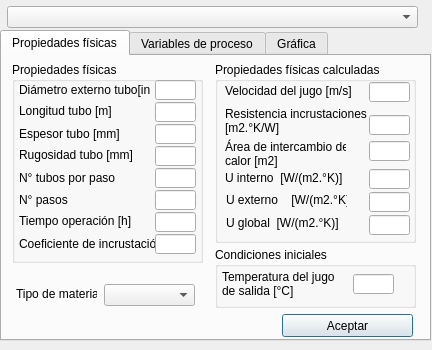
<?xml version="1.0" encoding="UTF-8"?>
<ui version="4.0">
 <class>Dialog</class>
 <widget class="QDialog" name="Dialog">
  <property name="geometry">
   <rect>
    <x>0</x>
    <y>0</y>
    <width>432</width>
    <height>350</height>
   </rect>
  </property>
  <property name="windowTitle">
   <string>Dialog</string>
  </property>
  <widget class="QTabWidget" name="tabWidget_Heater">
   <property name="geometry">
    <rect>
     <x>0</x>
     <y>30</y>
     <width>431</width>
     <height>311</height>
    </rect>
   </property>
   <property name="currentIndex">
    <number>0</number>
   </property>
   <widget class="QWidget" name="Heat_tab1">
    <attribute name="title">
     <string>Propiedades físicas</string>
    </attribute>
    <widget class="QGroupBox" name="Initial_conditions_GrBx">
     <property name="geometry">
      <rect>
       <x>213</x>
       <y>191</y>
       <width>201</width>
       <height>61</height>
      </rect>
     </property>
     <property name="title">
      <string>Condiciones iniciales</string>
     </property>
     <widget class="QLineEdit" name="Initial_Out_Temp">
      <property name="geometry">
       <rect>
        <x>138</x>
        <y>27</y>
        <width>41</width>
        <height>20</height>
       </rect>
      </property>
      <property name="readOnly">
       <bool>false</bool>
      </property>
     </widget>
     <widget class="QLabel" name="label_Initial_Out_Temp">
      <property name="geometry">
       <rect>
        <x>7</x>
        <y>21</y>
        <width>131</width>
        <height>31</height>
       </rect>
      </property>
      <property name="text">
       <string>Temperatura del jugo 
de salida [°C]</string>
      </property>
     </widget>
    </widget>
    <widget class="QComboBox" name="ComBox_Type_Material">
     <property name="geometry">
      <rect>
       <x>102</x>
       <y>228</y>
       <width>91</width>
       <height>22</height>
      </rect>
     </property>
    </widget>
    <widget class="QLabel" name="label_Type_Material">
     <property name="geometry">
      <rect>
       <x>14</x>
       <y>230</y>
       <width>81</width>
       <height>16</height>
      </rect>
     </property>
     <property name="text">
      <string>Tipo de material</string>
     </property>
    </widget>
    <widget class="QPushButton" name="OKButton_Heat">
     <property name="geometry">
      <rect>
       <x>280</x>
       <y>258</y>
       <width>131</width>
       <height>23</height>
      </rect>
     </property>
     <property name="text">
      <string>Aceptar</string>
     </property>
    </widget>
    <widget class="QGroupBox" name="Calculated_properties_GrBx">
     <property name="geometry">
      <rect>
       <x>213</x>
       <y>6</y>
       <width>201</width>
       <height>181</height>
      </rect>
     </property>
     <property name="title">
      <string>Propiedades físicas calculadas</string>
     </property>
     <widget class="QLabel" name="label_Juice_Velocity">
      <property name="geometry">
       <rect>
        <x>10</x>
        <y>21</y>
        <width>131</width>
        <height>16</height>
       </rect>
      </property>
      <property name="text">
       <string>Velocidad del jugo [m/s]</string>
      </property>
     </widget>
     <widget class="QLabel" name="label_Scalling_Resist">
      <property name="geometry">
       <rect>
        <x>10</x>
        <y>43</y>
        <width>151</width>
        <height>31</height>
       </rect>
      </property>
      <property name="text">
       <string>Resistencia incrustaciones 
[m2.°K/W]</string>
      </property>
     </widget>
     <widget class="QLabel" name="label_Outside_U">
      <property name="geometry">
       <rect>
        <x>10</x>
        <y>108</y>
        <width>121</width>
        <height>16</height>
       </rect>
      </property>
      <property name="text">
       <string>U interno  [W/(m2.°K)]</string>
      </property>
     </widget>
     <widget class="QLabel" name="label_Inside_U">
      <property name="geometry">
       <rect>
        <x>11</x>
        <y>130</y>
        <width>121</width>
        <height>16</height>
       </rect>
      </property>
      <property name="text">
       <string>U externo    [W/(m2.°K)]</string>
      </property>
     </widget>
     <widget class="QLineEdit" name="Scalling_Resist">
      <property name="geometry">
       <rect>
        <x>154</x>
        <y>53</y>
        <width>41</width>
        <height>20</height>
       </rect>
      </property>
      <property name="readOnly">
       <bool>true</bool>
      </property>
     </widget>
     <widget class="QLineEdit" name="Juice_Velocity">
      <property name="geometry">
       <rect>
        <x>154</x>
        <y>20</y>
        <width>41</width>
        <height>20</height>
       </rect>
      </property>
      <property name="readOnly">
       <bool>true</bool>
      </property>
     </widget>
     <widget class="QLineEdit" name="Inside_U">
      <property name="geometry">
       <rect>
        <x>154</x>
        <y>130</y>
        <width>41</width>
        <height>20</height>
       </rect>
      </property>
      <property name="readOnly">
       <bool>true</bool>
      </property>
     </widget>
     <widget class="QLineEdit" name="Outside_U">
      <property name="geometry">
       <rect>
        <x>154</x>
        <y>107</y>
        <width>41</width>
        <height>20</height>
       </rect>
      </property>
      <property name="readOnly">
       <bool>true</bool>
      </property>
     </widget>
     <widget class="QLabel" name="label_Overall_U">
      <property name="geometry">
       <rect>
        <x>11</x>
        <y>153</y>
        <width>121</width>
        <height>16</height>
       </rect>
      </property>
      <property name="text">
       <string>U global  [W/(m2.°K)]</string>
      </property>
     </widget>
     <widget class="QLineEdit" name="Overall_U">
      <property name="geometry">
       <rect>
        <x>154</x>
        <y>153</y>
        <width>41</width>
        <height>20</height>
       </rect>
      </property>
      <property name="readOnly">
       <bool>true</bool>
      </property>
     </widget>
     <widget class="QLabel" name="label_Heat_Area">
      <property name="geometry">
       <rect>
        <x>10</x>
        <y>76</y>
        <width>121</width>
        <height>31</height>
       </rect>
      </property>
      <property name="text">
       <string>Área de intercambio de 
calor [m2]</string>
      </property>
     </widget>
     <widget class="QLineEdit" name="Heat_Area">
      <property name="geometry">
       <rect>
        <x>154</x>
        <y>79</y>
        <width>41</width>
        <height>20</height>
       </rect>
      </property>
      <property name="readOnly">
       <bool>true</bool>
      </property>
     </widget>
    </widget>
    <widget class="QGroupBox" name="Physical_properties_GrBx">
     <property name="geometry">
      <rect>
       <x>10</x>
       <y>6</y>
       <width>191</width>
       <height>201</height>
      </rect>
     </property>
     <property name="title">
      <string>Propiedades físicas</string>
     </property>
     <widget class="QLabel" name="label_Ext_Pipe_Diameter">
      <property name="geometry">
       <rect>
        <x>7</x>
        <y>20</y>
        <width>131</width>
        <height>16</height>
       </rect>
      </property>
      <property name="text">
       <string>Diámetro externo tubo[in]</string>
      </property>
     </widget>
     <widget class="QLabel" name="label_Lenght_Pipe">
      <property name="geometry">
       <rect>
        <x>7</x>
        <y>41</y>
        <width>121</width>
        <height>16</height>
       </rect>
      </property>
      <property name="text">
       <string>Longitud tubo [m]</string>
      </property>
     </widget>
     <widget class="QLabel" name="label_Pipe_x_Step">
      <property name="geometry">
       <rect>
        <x>7</x>
        <y>108</y>
        <width>121</width>
        <height>16</height>
       </rect>
      </property>
      <property name="text">
       <string>N° tubos por paso</string>
      </property>
     </widget>
     <widget class="QLabel" name="label_N_steps">
      <property name="geometry">
       <rect>
        <x>7</x>
        <y>130</y>
        <width>121</width>
        <height>16</height>
       </rect>
      </property>
      <property name="text">
       <string>N° pasos</string>
      </property>
     </widget>
     <widget class="QLabel" name="label_Time_Op">
      <property name="geometry">
       <rect>
        <x>7</x>
        <y>151</y>
        <width>121</width>
        <height>16</height>
       </rect>
      </property>
      <property name="text">
       <string>Tiempo operación [h]</string>
      </property>
     </widget>
     <widget class="QLabel" name="label_Pipe_Rough">
      <property name="geometry">
       <rect>
        <x>7</x>
        <y>85</y>
        <width>121</width>
        <height>16</height>
       </rect>
      </property>
      <property name="text">
       <string>Rugosidad tubo [mm]</string>
      </property>
     </widget>
     <widget class="QLabel" name="label_Scalling_Coeff">
      <property name="geometry">
       <rect>
        <x>7</x>
        <y>166</y>
        <width>141</width>
        <height>31</height>
       </rect>
      </property>
      <property name="text">
       <string>Coeficiente de incrustación</string>
      </property>
      <property name="openExternalLinks">
       <bool>false</bool>
      </property>
     </widget>
     <widget class="QLabel" name="label_Pipe_Thickness">
      <property name="geometry">
       <rect>
        <x>7</x>
        <y>64</y>
        <width>121</width>
        <height>16</height>
       </rect>
      </property>
      <property name="text">
       <string>Espesor tubo [mm]</string>
      </property>
     </widget>
     <widget class="QLineEdit" name="Ext_Pipe_Diameter">
      <property name="geometry">
       <rect>
        <x>143</x>
        <y>18</y>
        <width>41</width>
        <height>20</height>
       </rect>
      </property>
     </widget>
     <widget class="QLineEdit" name="Lenght_Pipe">
      <property name="geometry">
       <rect>
        <x>143</x>
        <y>40</y>
        <width>41</width>
        <height>20</height>
       </rect>
      </property>
     </widget>
     <widget class="QLineEdit" name="Pipe_Thickness">
      <property name="geometry">
       <rect>
        <x>143</x>
        <y>62</y>
        <width>41</width>
        <height>20</height>
       </rect>
      </property>
     </widget>
     <widget class="QLineEdit" name="Pipe_Rough">
      <property name="geometry">
       <rect>
        <x>143</x>
        <y>84</y>
        <width>41</width>
        <height>20</height>
       </rect>
      </property>
     </widget>
     <widget class="QLineEdit" name="Time_Op">
      <property name="geometry">
       <rect>
        <x>143</x>
        <y>150</y>
        <width>41</width>
        <height>20</height>
       </rect>
      </property>
     </widget>
     <widget class="QLineEdit" name="N_steps">
      <property name="geometry">
       <rect>
        <x>143</x>
        <y>128</y>
        <width>41</width>
        <height>20</height>
       </rect>
      </property>
     </widget>
     <widget class="QLineEdit" name="Pipe_x_Step">
      <property name="geometry">
       <rect>
        <x>143</x>
        <y>106</y>
        <width>41</width>
        <height>20</height>
       </rect>
      </property>
     </widget>
     <widget class="QLineEdit" name="Scalling_Coeff">
      <property name="geometry">
       <rect>
        <x>143</x>
        <y>172</y>
        <width>41</width>
        <height>20</height>
       </rect>
      </property>
     </widget>
    </widget>
   </widget>
   <widget class="QWidget" name="Heat_tab_2">
    <attribute name="title">
     <string>Variables de proceso</string>
    </attribute>
    <widget class="QGroupBox" name="Output_fluid_GrBx">
     <property name="geometry">
      <rect>
       <x>230</x>
       <y>10</y>
       <width>191</width>
       <height>161</height>
      </rect>
     </property>
     <property name="title">
      <string>Fluido de salida</string>
     </property>
     <widget class="QLabel" name="label_OutFluid_Flow">
      <property name="geometry">
       <rect>
        <x>10</x>
        <y>21</y>
        <width>131</width>
        <height>16</height>
       </rect>
      </property>
      <property name="text">
       <string>Flujo másico [t/h]</string>
      </property>
     </widget>
     <widget class="QLabel" name="label_OutFluid_Temp">
      <property name="geometry">
       <rect>
        <x>10</x>
        <y>43</y>
        <width>121</width>
        <height>16</height>
       </rect>
      </property>
      <property name="text">
       <string>Temperatura [°C]</string>
      </property>
     </widget>
     <widget class="QLabel" name="label_OutFluid_Brix">
      <property name="geometry">
       <rect>
        <x>10</x>
        <y>66</y>
        <width>121</width>
        <height>16</height>
       </rect>
      </property>
      <property name="text">
       <string>Brix [kg/kg]</string>
      </property>
     </widget>
     <widget class="QLineEdit" name="OutFluid_Temp">
      <property name="geometry">
       <rect>
        <x>140</x>
        <y>42</y>
        <width>41</width>
        <height>20</height>
       </rect>
      </property>
      <property name="readOnly">
       <bool>true</bool>
      </property>
     </widget>
     <widget class="QLineEdit" name="OutFluid_Flow">
      <property name="geometry">
       <rect>
        <x>140</x>
        <y>20</y>
        <width>41</width>
        <height>20</height>
       </rect>
      </property>
      <property name="readOnly">
       <bool>true</bool>
      </property>
     </widget>
     <widget class="QLineEdit" name="OutFluid_Brix">
      <property name="geometry">
       <rect>
        <x>140</x>
        <y>64</y>
        <width>41</width>
        <height>20</height>
       </rect>
      </property>
      <property name="readOnly">
       <bool>true</bool>
      </property>
     </widget>
     <widget class="QLabel" name="label_OutFluid_Purity">
      <property name="geometry">
       <rect>
        <x>10</x>
        <y>109</y>
        <width>121</width>
        <height>16</height>
       </rect>
      </property>
      <property name="text">
       <string>Pureza [kg/kg]</string>
      </property>
     </widget>
     <widget class="QLineEdit" name="OutFluid_pH">
      <property name="geometry">
       <rect>
        <x>140</x>
        <y>129</y>
        <width>41</width>
        <height>20</height>
       </rect>
      </property>
      <property name="readOnly">
       <bool>true</bool>
      </property>
     </widget>
     <widget class="QLineEdit" name="OutFluid_InsolubleSolids">
      <property name="geometry">
       <rect>
        <x>140</x>
        <y>85</y>
        <width>41</width>
        <height>20</height>
       </rect>
      </property>
      <property name="readOnly">
       <bool>true</bool>
      </property>
     </widget>
     <widget class="QLineEdit" name="OutFluid_Purity">
      <property name="geometry">
       <rect>
        <x>140</x>
        <y>107</y>
        <width>41</width>
        <height>20</height>
       </rect>
      </property>
      <property name="readOnly">
       <bool>true</bool>
      </property>
     </widget>
     <widget class="QLabel" name="label_OutFluid_InsolubleSolids">
      <property name="geometry">
       <rect>
        <x>10</x>
        <y>87</y>
        <width>121</width>
        <height>16</height>
       </rect>
      </property>
      <property name="text">
       <string>Sólidos insolubles [kg/kg]</string>
      </property>
     </widget>
     <widget class="QLabel" name="label_OutFluid_pH">
      <property name="geometry">
       <rect>
        <x>10</x>
        <y>131</y>
        <width>121</width>
        <height>16</height>
       </rect>
      </property>
      <property name="text">
       <string>pH </string>
      </property>
     </widget>
    </widget>
    <widget class="QGroupBox" name="Input_fluid_GrBx">
     <property name="geometry">
      <rect>
       <x>17</x>
       <y>10</y>
       <width>191</width>
       <height>161</height>
      </rect>
     </property>
     <property name="title">
      <string>Fluido de entrada</string>
     </property>
     <widget class="QLabel" name="label_InFluid_Flow">
      <property name="geometry">
       <rect>
        <x>10</x>
        <y>21</y>
        <width>131</width>
        <height>16</height>
       </rect>
      </property>
      <property name="text">
       <string>Flujo másico [t/h]</string>
      </property>
     </widget>
     <widget class="QLabel" name="label_InFluid_Temp">
      <property name="geometry">
       <rect>
        <x>10</x>
        <y>43</y>
        <width>121</width>
        <height>16</height>
       </rect>
      </property>
      <property name="text">
       <string>Temperatura [°C]</string>
      </property>
     </widget>
     <widget class="QLabel" name="label_InFluid_Brix">
      <property name="geometry">
       <rect>
        <x>10</x>
        <y>66</y>
        <width>121</width>
        <height>16</height>
       </rect>
      </property>
      <property name="text">
       <string>Brix [kg/kg]</string>
      </property>
     </widget>
     <widget class="QLabel" name="label_InFluid_Purity">
      <property name="geometry">
       <rect>
        <x>10</x>
        <y>110</y>
        <width>121</width>
        <height>16</height>
       </rect>
      </property>
      <property name="text">
       <string>Pureza [kg/kg]</string>
      </property>
     </widget>
     <widget class="QLineEdit" name="InFluid_Temp">
      <property name="geometry">
       <rect>
        <x>140</x>
        <y>42</y>
        <width>41</width>
        <height>20</height>
       </rect>
      </property>
      <property name="readOnly">
       <bool>true</bool>
      </property>
     </widget>
     <widget class="QLineEdit" name="InFluid_Flow">
      <property name="geometry">
       <rect>
        <x>140</x>
        <y>20</y>
        <width>41</width>
        <height>20</height>
       </rect>
      </property>
      <property name="readOnly">
       <bool>true</bool>
      </property>
     </widget>
     <widget class="QLineEdit" name="InFluid_Purity">
      <property name="geometry">
       <rect>
        <x>140</x>
        <y>108</y>
        <width>41</width>
        <height>20</height>
       </rect>
      </property>
      <property name="readOnly">
       <bool>true</bool>
      </property>
     </widget>
     <widget class="QLineEdit" name="InFluid_Brix">
      <property name="geometry">
       <rect>
        <x>140</x>
        <y>64</y>
        <width>41</width>
        <height>20</height>
       </rect>
      </property>
      <property name="readOnly">
       <bool>true</bool>
      </property>
     </widget>
     <widget class="QLabel" name="label_InFluid_InsolubleSolids">
      <property name="geometry">
       <rect>
        <x>10</x>
        <y>88</y>
        <width>121</width>
        <height>16</height>
       </rect>
      </property>
      <property name="text">
       <string>Sólidos insolubles [kg/kg]</string>
      </property>
     </widget>
     <widget class="QLineEdit" name="InFluid_InsolubleSolids_2">
      <property name="geometry">
       <rect>
        <x>140</x>
        <y>86</y>
        <width>41</width>
        <height>20</height>
       </rect>
      </property>
      <property name="readOnly">
       <bool>true</bool>
      </property>
     </widget>
     <widget class="QLabel" name="label_InFluid_pH">
      <property name="geometry">
       <rect>
        <x>10</x>
        <y>132</y>
        <width>121</width>
        <height>16</height>
       </rect>
      </property>
      <property name="text">
       <string>pH </string>
      </property>
     </widget>
     <widget class="QLineEdit" name="InFluid_pH">
      <property name="geometry">
       <rect>
        <x>140</x>
        <y>130</y>
        <width>41</width>
        <height>20</height>
       </rect>
      </property>
      <property name="readOnly">
       <bool>true</bool>
      </property>
     </widget>
    </widget>
    <widget class="QGroupBox" name="Input_Steam_GrBx">
     <property name="geometry">
      <rect>
       <x>17</x>
       <y>178</y>
       <width>191</width>
       <height>81</height>
      </rect>
     </property>
     <property name="title">
      <string>Vapor de entrada</string>
     </property>
     <widget class="QLabel" name="label_InStm_Flow">
      <property name="geometry">
       <rect>
        <x>10</x>
        <y>18</y>
        <width>131</width>
        <height>16</height>
       </rect>
      </property>
      <property name="text">
       <string>Flujo másico [t/h]</string>
      </property>
     </widget>
     <widget class="QLabel" name="label_InStm_Press">
      <property name="geometry">
       <rect>
        <x>10</x>
        <y>38</y>
        <width>121</width>
        <height>16</height>
       </rect>
      </property>
      <property name="text">
       <string>Presión [Pa]</string>
      </property>
     </widget>
     <widget class="QLineEdit" name="InStm_Press">
      <property name="geometry">
       <rect>
        <x>140</x>
        <y>36</y>
        <width>41</width>
        <height>20</height>
       </rect>
      </property>
      <property name="readOnly">
       <bool>true</bool>
      </property>
     </widget>
     <widget class="QLineEdit" name="InStm_Flow">
      <property name="geometry">
       <rect>
        <x>140</x>
        <y>14</y>
        <width>41</width>
        <height>20</height>
       </rect>
      </property>
      <property name="readOnly">
       <bool>true</bool>
      </property>
     </widget>
     <widget class="QLabel" name="label_InStm_Temp">
      <property name="geometry">
       <rect>
        <x>10</x>
        <y>60</y>
        <width>131</width>
        <height>16</height>
       </rect>
      </property>
      <property name="text">
       <string>Temperatura [°C]</string>
      </property>
     </widget>
     <widget class="QLineEdit" name="InStm_Temp">
      <property name="geometry">
       <rect>
        <x>140</x>
        <y>58</y>
        <width>41</width>
        <height>20</height>
       </rect>
      </property>
      <property name="readOnly">
       <bool>true</bool>
      </property>
     </widget>
    </widget>
    <widget class="QGroupBox" name="Condensed_steam_GrBx">
     <property name="geometry">
      <rect>
       <x>230</x>
       <y>178</y>
       <width>191</width>
       <height>81</height>
      </rect>
     </property>
     <property name="title">
      <string>Vapor condensado </string>
     </property>
     <widget class="QLineEdit" name="CondStm_Flow">
      <property name="geometry">
       <rect>
        <x>140</x>
        <y>16</y>
        <width>41</width>
        <height>20</height>
       </rect>
      </property>
      <property name="readOnly">
       <bool>true</bool>
      </property>
     </widget>
     <widget class="QLabel" name="label_CondStm_Flow">
      <property name="geometry">
       <rect>
        <x>16</x>
        <y>18</y>
        <width>121</width>
        <height>16</height>
       </rect>
      </property>
      <property name="text">
       <string>Flujo másico [t/h]</string>
      </property>
     </widget>
     <widget class="QLineEdit" name="CondStm_Temp">
      <property name="geometry">
       <rect>
        <x>140</x>
        <y>60</y>
        <width>41</width>
        <height>20</height>
       </rect>
      </property>
      <property name="readOnly">
       <bool>true</bool>
      </property>
     </widget>
     <widget class="QLineEdit" name="CondStm_Press">
      <property name="geometry">
       <rect>
        <x>140</x>
        <y>38</y>
        <width>41</width>
        <height>20</height>
       </rect>
      </property>
      <property name="readOnly">
       <bool>true</bool>
      </property>
     </widget>
     <widget class="QLabel" name="label_CondStm_Press">
      <property name="geometry">
       <rect>
        <x>16</x>
        <y>40</y>
        <width>131</width>
        <height>16</height>
       </rect>
      </property>
      <property name="text">
       <string>Presión [Pa]</string>
      </property>
     </widget>
     <widget class="QLabel" name="label_CondStm_Temp">
      <property name="geometry">
       <rect>
        <x>16</x>
        <y>61</y>
        <width>121</width>
        <height>16</height>
       </rect>
      </property>
      <property name="text">
       <string>Temperatura [°C]</string>
      </property>
     </widget>
    </widget>
   </widget>
   <widget class="QWidget" name="Heat_tab_3">
    <attribute name="title">
     <string>Gráfica</string>
    </attribute>
    <widget class="QLabel" name="label">
     <property name="geometry">
      <rect>
       <x>10</x>
       <y>10</y>
       <width>161</width>
       <height>16</height>
      </rect>
     </property>
     <property name="text">
      <string>Temperatura de jugo de salida:</string>
     </property>
    </widget>
    <widget class="QWidget" name="verticalLayoutWidget">
     <property name="geometry">
      <rect>
       <x>10</x>
       <y>30</y>
       <width>411</width>
       <height>251</height>
      </rect>
     </property>
     <layout class="QVBoxLayout" name="verticalLayout"/>
    </widget>
   </widget>
  </widget>
  <widget class="QComboBox" name="Selector_Heater_type">
   <property name="geometry">
    <rect>
     <x>7</x>
     <y>6</y>
     <width>411</width>
     <height>22</height>
    </rect>
   </property>
  </widget>
 </widget>
 <resources/>
 <connections/>
</ui>
